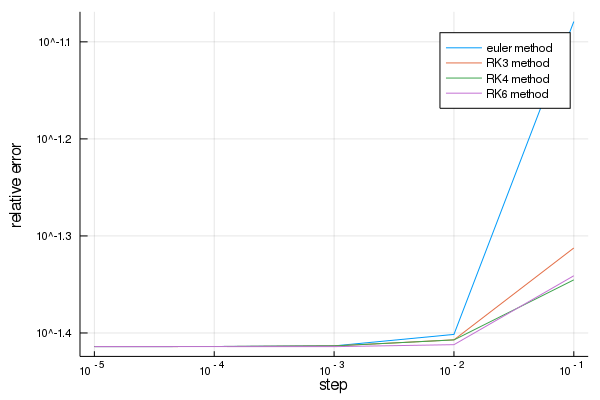

Source code (Julia):
using Plots;gr()
using CurveFit

include("RKs.jl")

function err(i)
    dfunc(x,y)=1-x+4y
    func(x)=(4exp(-4x)-3exp(-4x)+19)/(16exp(-4x))
    xs,ys=ralston(dfunc,0,1,10.0^(-i),1)
    plot(xs,ys,label="ralston's method")
    laws=func.(xs)
    plot!(xs,laws,label="accurate values")
    err1=abs.(laws-ys)./laws
    xs,ys=RK3(dfunc,0,1,10.0^(-i),1)
    plot!(xs,ys,label="RK3 method")
    err2=abs.(laws-ys)./laws
    xs,ys=RK4(dfunc,0,1,10.0^(-i),1)
    plot!(xs,ys,label="RK4 method")
    err3=abs.(laws-ys)./laws
    xs,ys=RK6(dfunc,0,1,10.0^(-i),1)
    plot!(xs,ys,label="RK6 method")
    err4=abs.(laws-ys)./laws
    png(joinpath(@__DIR__,"results/Problem_1_$i.png"))
    return sum(err1)/length(err1),sum(err2)/length(err2),sum(err3)/length(err3),sum(err4)/length(err4)
end
function main()
    errR=zeros(5)
    errRK3=zeros(5)
    errRK4=zeros(5)
    errRK6=zeros(5)
    for i=1:5
        errR[i],errRK3[i],errRK4[i],errRK6[i]=err(i)
    end
    steps=[10.0^(-i) for i=1:5]
    plot(steps,errR,label="euler method",xscale=:log10,yscale=:log10,xlabel="step",yticks=[10.0^(i/10) for i=-20:0],ylabel="relative error")
    plot!(steps,errRK3,label="RK3 method")
    plot!(steps,errRK4,label="RK4 method")
    plot!(steps,errRK6,label="RK6 method")
    print("The power of ralston's Method is ",power_fit(steps,errR)[2],"\n")
    print("The power of RK3 is ",power_fit(steps,errRK3)[2],"\n")
    print("The power of RK4 is ",power_fit(steps,errRK4)[2],"\n")
    print("The power of RK6 is ",power_fit(steps,errRK6)[2],"\n")
    png(joinpath(@__DIR__,"Problem_1.png"))
end
main()
